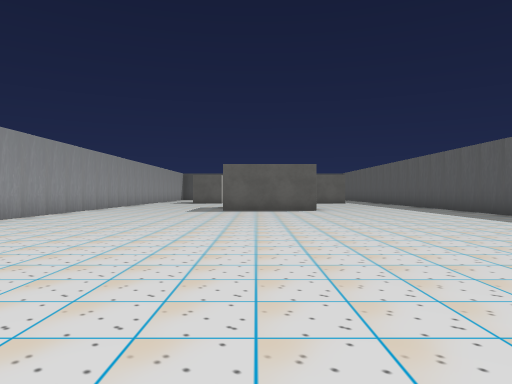
View 1 (above)

19 first-person views from a walk through a Unity game level. The camera is 1.2 m above the floor, looks level and sees 70° across. The floor is counted in squares, 2 m on a side. Each view is taken from the middle of a square. On the plan, view 1 faces up. The plan holds only what a view shows up to about 10 squares ahead; the rest is blank. The player is left out. Some animated figures are left out. Some surface patterns are stand-ins.

View 2
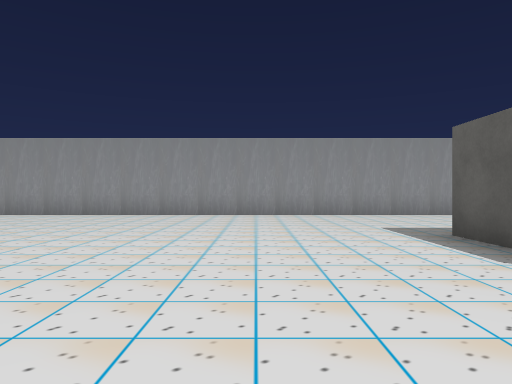

View 3
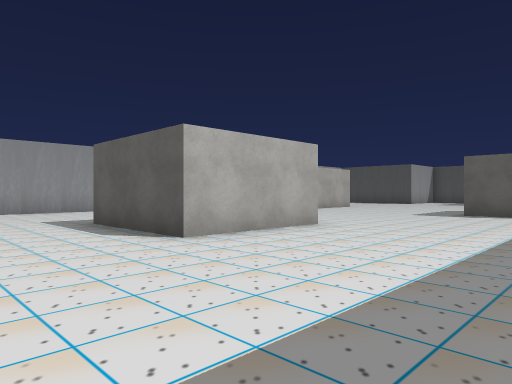

View 4
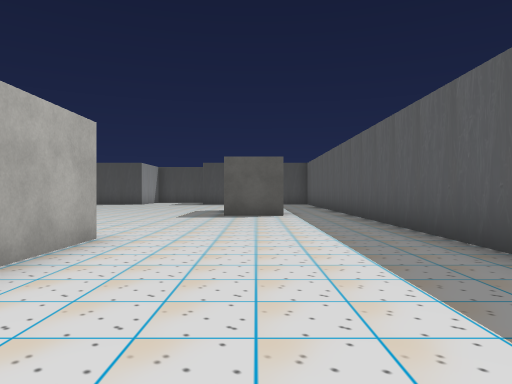

View 5
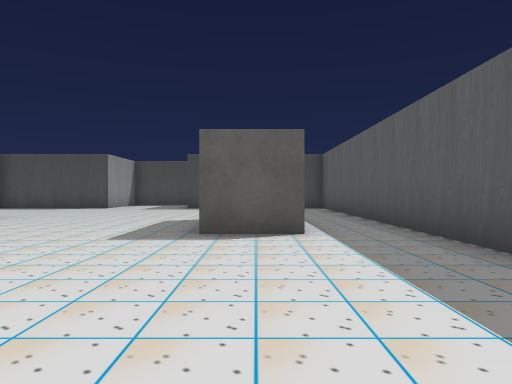

View 6
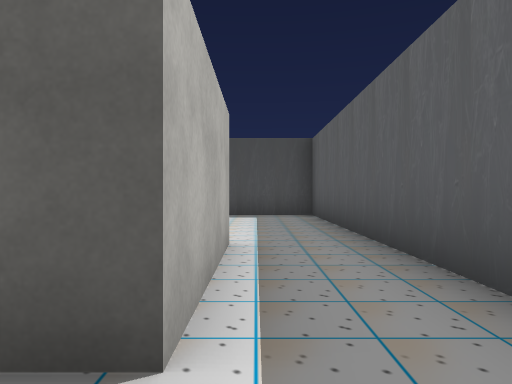

View 7
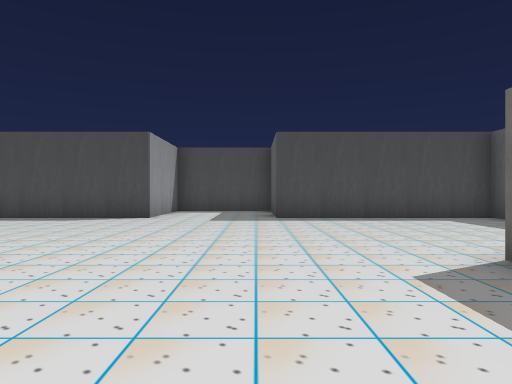

View 8
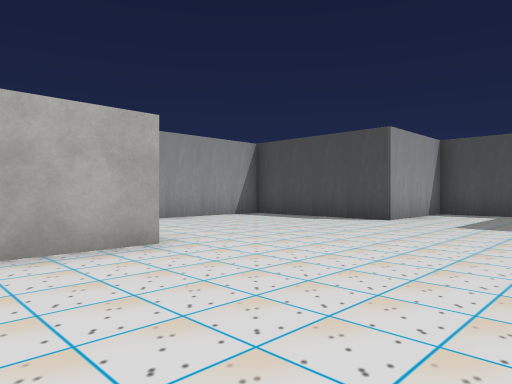

View 9
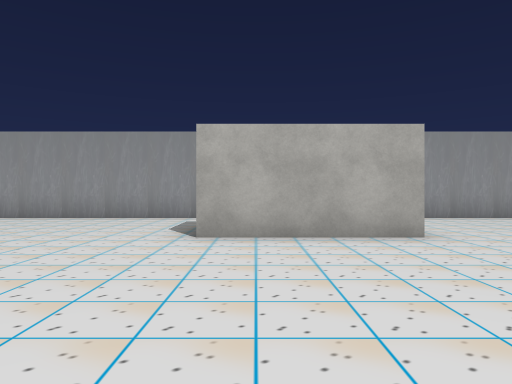

View 10
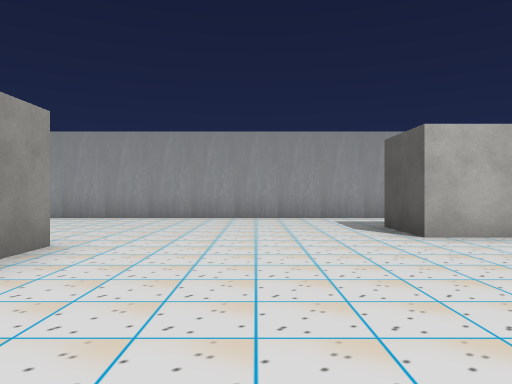

View 11
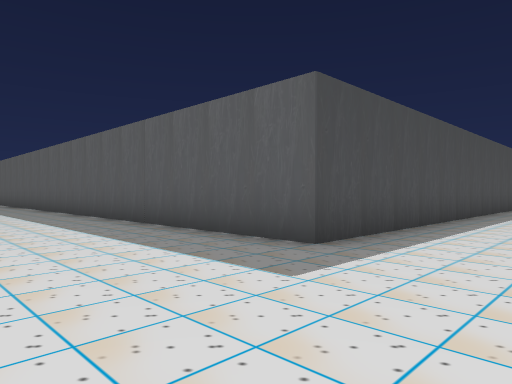

View 12
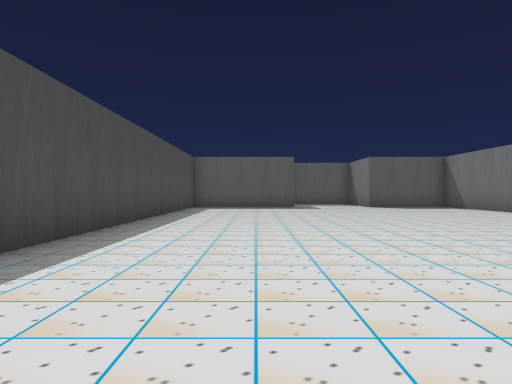

View 13
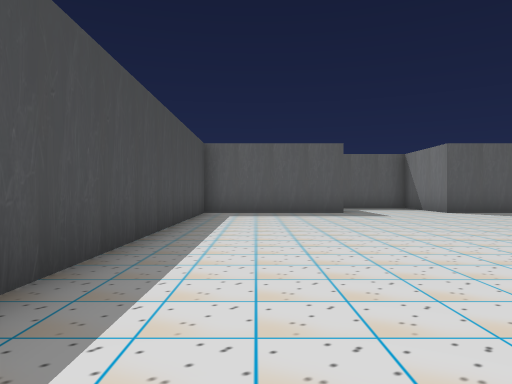

View 14
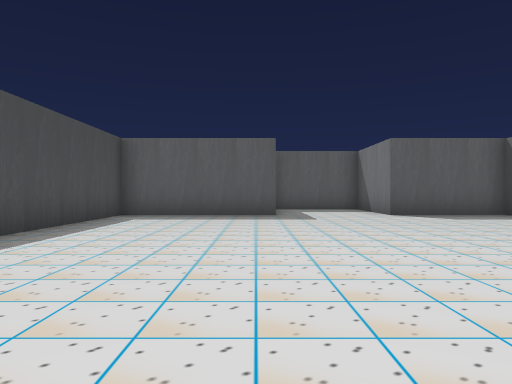

View 15
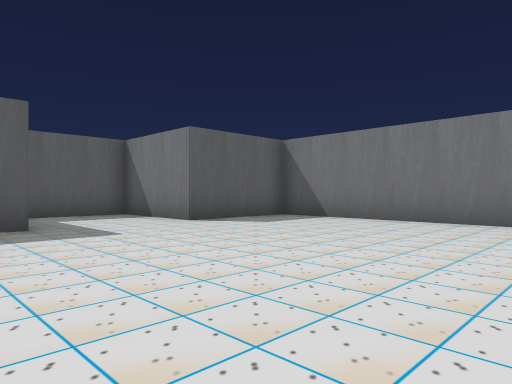

View 16
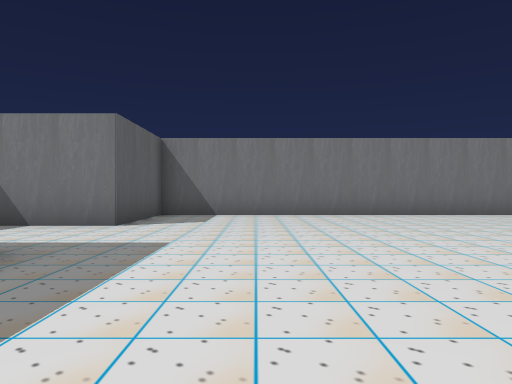

View 17
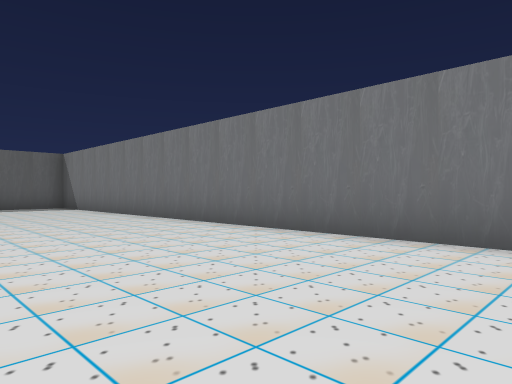

View 18
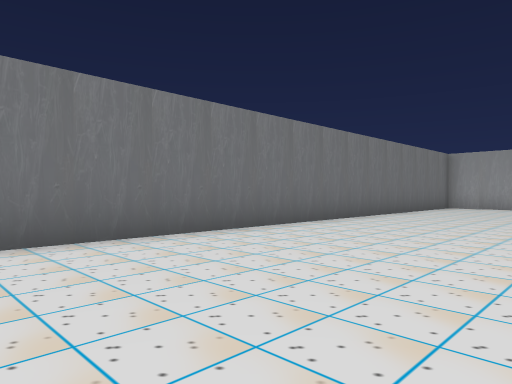

View 19
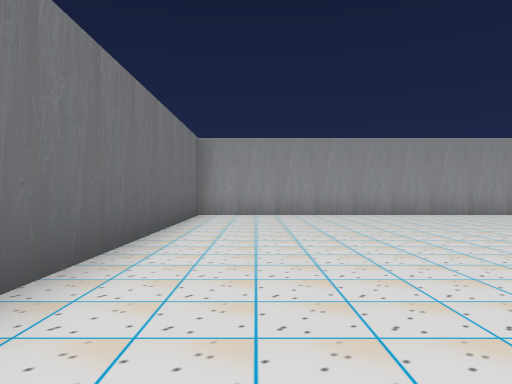

### Floor plan
Points are (right, up) in squares from view 1. A wall is a line through its corners. A room is listed if a view was taken in it or the views show most of it. See-through windows are left out.
Room 1 (views 1, 2, 3, 4, 5, 6, 7, 8, 9, 10, 11, 12, 13, 14, 15, 16, 17, 18, 19)
walls: (1.9, 14.8) (1.9, 11.7) (-1.1, 11.7); (-1.1, 14.7) (-0.2, 14.7); (4.7, 22.2) (4.7, 19.2) (3.1, 19.2); (-1.8, 22.2) (-1.8, 19.2) (-3.4, 19.2); (-5.5, 20) (-5.5, -2.5) (19.5, -2.5) (19.5, 0.5) (22.5, 0.5) (22.5, 2.9); (19.5, 3.4) (19.5, 7.5) (6.5, 7.5) (6.5, 27.5) (1.4, 27.5); (1.5, 27.9) (1.5, 29); (-5.5, 26.8) (-5.5, 23.9); (0.2, 30.5) (-1.5, 30.5) (-1.5, 27.5) (-5, 27.5)

Where each view was taken, in squares from view 1:
view 1: 0 up, 0 right, facing up
view 2: 9 up, 4 right, facing left
view 3: 9 up, 6 right, facing up-left
view 4: 10 up, 4 right, facing up
view 5: 14 up, 4 right, facing up
view 6: 18 up, 5 right, facing up
view 7: 19 up, 1 right, facing up
view 8: 20 up, 2 right, facing up-left
view 9: 20 up, 3 right, facing left
view 10: 17 up, 3 right, facing left
view 11: 5 up, 3 right, facing up-right
view 12: 5 up, 5 right, facing right
view 13: 6 up, 9 right, facing right
view 14: 4 up, 10 right, facing right
view 15: 5 up, 13 right, facing down-right
view 16: 7 up, 17 right, facing down
view 17: 2 up, 5 right, facing down-right
view 18: 2 up, 9 right, facing down-left
view 19: 1 down, 4 right, facing left
